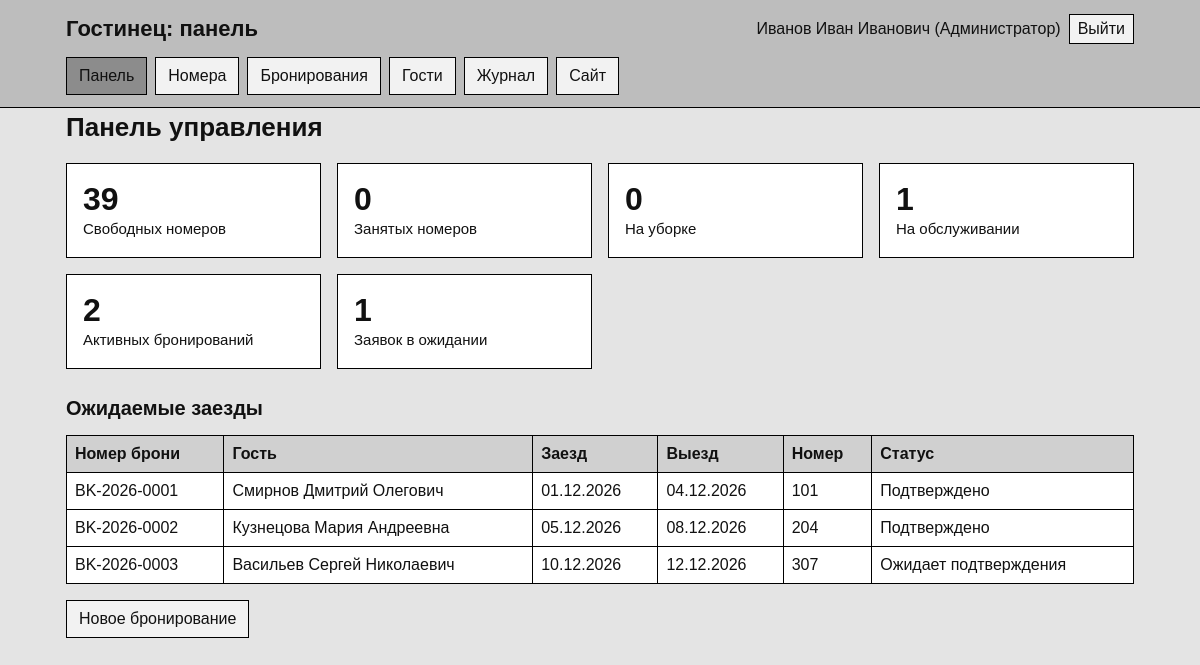
Page /admin/ (signed in) on the committed database.
### tables this page shows
CREATE TABLE room_categories (
    id INT AUTO_INCREMENT PRIMARY KEY,
    code VARCHAR(20) NOT NULL UNIQUE,
    name VARCHAR(100) NOT NULL,
    description TEXT,
    capacity TINYINT NOT NULL,
    CONSTRAINT chk_capacity CHECK (capacity > 0)
);

CREATE TABLE bookings (
    id BIGINT AUTO_INCREMENT PRIMARY KEY,
    booking_number VARCHAR(30) NOT NULL UNIQUE,

    guest_id BIGINT NOT NULL,
    room_id INT DEFAULT NULL,
    category_id INT NOT NULL,

    check_in DATE NOT NULL,
    check_out DATE NOT NULL,

    price_per_night DECIMAL(10,2) NOT NULL,
    total_price DECIMAL(10,2) NOT NULL,

    status_code VARCHAR(30) NOT NULL,

    created_by INT DEFAULT NULL,
    created_at TIMESTAMP DEFAULT CURRENT_TIMESTAMP,
updated_at TIMESTAMP DEFAULT CURRENT_TIMESTAMP
        ON UPDATE CURRENT_TIMESTAMP,

    CONSTRAINT fk_bookings_guest
        FOREIGN KEY (guest_id)
        REFERENCES guests(id)
        ON DELETE RESTRICT,

    CONSTRAINT fk_bookings_room
        FOREIGN KEY (room_id)
        REFERENCES rooms(id)
        ON DELETE RESTRICT,

    CONSTRAINT fk_bookings_category
        FOREIGN KEY (category_id)
        REFERENCES room_categories(id)
        ON DELETE RESTRICT,

    CONSTRAINT fk_bookings_status
        FOREIGN KEY (status_code)
        REFERENCES booking_statuses(code)
        ON DELETE RESTRICT,

    CONSTRAINT fk_bookings_user
        FOREIGN KEY (created_by)
        REFERENCES users(id)
        ON DELETE SET NULL,

    CONSTRAINT chk_booking_dates
        CHECK (check_out > check_in),

    CONSTRAINT chk_booking_prices
        CHECK (
            price_per_night > 0
            AND total_price >= 0
        ),

    INDEX idx_bookings_guest (guest_id),
    INDEX idx_bookings_room (room_id),
    INDEX idx_bookings_dates (check_in, check_out),
    INDEX idx_bookings_status (status_code)
);

CREATE TABLE guests (
    id BIGINT AUTO_INCREMENT PRIMARY KEY,
    full_name VARCHAR(150) NOT NULL,
    phone VARCHAR(30) NOT NULL,
    email VARCHAR(150),
    created_at TIMESTAMP DEFAULT CURRENT_TIMESTAMP,

    INDEX idx_guests_name (full_name),
    INDEX idx_guests_phone (phone)
);

CREATE TABLE rooms (
    id INT AUTO_INCREMENT PRIMARY KEY,
    room_number VARCHAR(10) NOT NULL UNIQUE,
    floor_id INT NOT NULL,
    category_id INT NOT NULL,
    status_code VARCHAR(30) NOT NULL,
    description TEXT,

    CONSTRAINT fk_rooms_floor
        FOREIGN KEY (floor_id)
        REFERENCES floors(id)
        ON DELETE RESTRICT,

    CONSTRAINT fk_rooms_category
        FOREIGN KEY (category_id)
        REFERENCES room_categories(id)
        ON DELETE RESTRICT,

    CONSTRAINT fk_rooms_status
        FOREIGN KEY (status_code)
        REFERENCES room_statuses(code)
        ON DELETE RESTRICT,

    INDEX idx_rooms_floor (floor_id),
    INDEX idx_rooms_category (category_id),
    INDEX idx_rooms_status (status_code)
);

CREATE TABLE booking_statuses (
    code VARCHAR(30) PRIMARY KEY,
    name VARCHAR(100) NOT NULL
);

### app/Helpers/View.php (called while the page is built, shortened)
<?php
class View
{
    public static function render(string $view, array $data = [], string $layout = 'public'): void
    {
        extract($data);
        require BASE_PATH . '/views/' . $view . '.php';
        $content = ob_get_clean();
        require BASE_PATH . '/views/layouts/' . $layout . '.php';
    }
}

### app/Controllers/Controller.php (called while the page is built, shortened)
<?php
abstract class Controller
{
    protected array $user;
    public function __construct(array $user = [])
    {
        $this->user = $user;
    }
    protected function view(string $name, array $data = [], string $layout = 'admin'): void
    {
        View::render($name, $data + ['user' => $this->user], $layout);
    }
}

### app/Controllers/DashboardController.php (called while the page is built)
<?php
class DashboardController extends Controller
{
    public function index(): void
    {
        $this->view('admin/dashboard', [
            'title' => 'Панель управления',
            'rooms' => Room::counts(),
            'bookings' => Booking::counts(),
            'upcoming' => Booking::upcoming(10),
        ]);
    }
}

### public/admin/index.php (called while the page is built, shortened)
<?php
$user = AuthMiddleware::user();
$staff = ['administrator', 'manager'];
$manager = ['manager'];
$routes = [
    'dashboard' => ['DashboardController', 'index', []],
    'rooms' => ['RoomController', 'index', []],
    'room_status' => ['RoomController', 'status', []],
    'bookings' => ['BookingController', 'index', $staff],
    'booking_new' => ['BookingController', 'create', $staff],
    'booking_edit' => ['BookingController', 'edit', $staff],
    'booking_action' => ['BookingController', 'action', $staff],
    'guests' => ['GuestController', 'index', $staff],
    'guest' => ['GuestController', 'show', $staff],
    'tariffs' => ['TariffController', 'index', $manager],
    'tariff_update' => ['TariffController', 'update', $manager],
    'employees' => ['EmployeeController', 'index', $manager],
    'employee_toggle' => ['EmployeeController', 'toggle', $manager],
    'audit' => ['AuditController', 'index', $staff],
];
$page = query('page') ?: 'dashboard';
[$class, $method, $roles] = $routes[$page];
(new $class($user))->$method();

### app/Helpers/functions.php (called while the page is built, shortened)
<?php
function e($value): string
{
    return htmlspecialchars((string) $value, ENT_QUOTES, 'UTF-8');
}
function date_ru(?string $date): string
{
    return $date ? date('d.m.Y', strtotime($date)) : '—';
}
function query(string $key): string
{
    return trim((string) ($_GET[$key] ?? ''));
}
function role_name(string $role): string
{
    $names = [
        'administrator' => 'Администратор',
        'manager' => 'Управляющий',
        'housekeeping' => 'Персонал',
    ];
    return $names[$role] ?? $role;
}

### app/Helpers/BDHelper.php (called while the page is built, shortened)
<?php
class BDHelper
{
    private static ?PDO $connection = null;
    public static function getConnection(): PDO
    {
        if (self::$connection === null) {
            $config = require BASE_PATH . '/config/database.php';
            $dsn = "mysql:host={$config['host']};port={$config['port']};dbname={$config['name']};charset=utf8mb4";
            self::$connection = new PDO($dsn, $config['user'], $config['pass'], [
                PDO::ATTR_ERRMODE => PDO::ERRMODE_EXCEPTION,
                PDO::ATTR_DEFAULT_FETCH_MODE => PDO::FETCH_ASSOC,
                PDO::ATTR_EMULATE_PREPARES => false,
            ]);
        }
        return self::$connection;
    }
    public static function run(string $sql, array $params = []): PDOStatement
    {
        $statement = self::getConnection()->prepare($sql);
        $statement->execute($params);
        return $statement;
    }
    public static function all(string $sql, array $params = []): array
    {
        return self::run($sql, $params)->fetchAll();
    }
}

### app/Models/Booking.php (called while the page is built, shortened)
<?php
class Booking
{
    public static function upcoming(int $limit): array
    {
        return BDHelper::all(
            self::SELECT . " WHERE b.status_code IN ('pending', 'confirmed') AND b.check_in >= CURDATE()
             ORDER BY b.check_in LIMIT " . (int) $limit
        );
    }
}

### views/admin/dashboard.php (the view, shortened to what this page needs)
<h1>Панель управления</h1>
<div class="grid">
    <section class="panel stat"><b><?= e($rooms['available'] ?? 0) ?></b>Свободных номеров</section>
    <section class="panel stat"><b><?= e($rooms['occupied'] ?? 0) ?></b>Занятых номеров</section>
    <section class="panel stat"><b><?= e($rooms['cleaning'] ?? 0) ?></b>На уборке</section>
    <section class="panel stat"><b><?= e($rooms['maintenance'] ?? 0) ?></b>На обслуживании</section>
    <section class="panel stat"><b><?= e(($bookings['confirmed'] ?? 0) + ($bookings['checked_in'] ?? 0)) ?></b>Активных бронирований</section>
    <section class="panel stat"><b><?= e($bookings['pending'] ?? 0) ?></b>Заявок в ожидании</section>
</div>
<?php if (in_array($user['role'], ['administrator', 'manager'], true)): ?>
    <h2>Ожидаемые заезды</h2>
    <div class="table-wrap">
        <table>
            <tr><th>Номер брони</th><th>Гость</th><th>Заезд</th><th>Выезд</th><th>Номер</th><th>Статус</th></tr>
            <?php foreach ($upcoming as $booking): ?>
                <tr>
                    <td><?= e($booking['booking_number']) ?></td>
                    <td><?= e($booking['guest_name']) ?></td>
                    <td><?= e(date_ru($booking['check_in'])) ?></td>
                    <td><?= e(date_ru($booking['check_out'])) ?></td>
                    <td><?= e($booking['room_number'] ?? $booking['category_name']) ?></td>
                    <td><?= e($booking['status_name']) ?></td>
                </tr>
            <?php endforeach; ?>
        </table>
    </div>
    <a class="button" href="/admin/?page=booking_new">Новое бронирование</a>
<?php endif; ?>

### views/layouts/admin.php (shortened to what this page needs)
<?php
$role = $user['role'];
$page = query('page') ?: 'dashboard';
$links = [
    ['dashboard', 'Панель', ['administrator', 'manager', 'housekeeping']],
    ['rooms', 'Номера', ['administrator', 'manager', 'housekeeping']],
    ['bookings', 'Бронирования', ['administrator', 'manager']],
    ['guests', 'Гости', ['administrator', 'manager']],
    ['tariffs', 'Тарифы', ['manager']],
    ['employees', 'Сотрудники', ['manager']],
    ['audit', 'Журнал', ['administrator', 'manager']],
];
?>
<!DOCTYPE html>
<html lang="ru">
<head>
<link rel="stylesheet" href="/assets/css/style.css">
</head>
<body>
<header class="site-header">
    <div class="container bar">
        <a class="brand" href="/admin/">Гостинец: панель</a>
        <div class="user-box">
            <span><?= e($user['name']) ?> (<?= e(role_name($role)) ?>)</span>
            <form method="post" action="/login.php?action=logout" class="inline">
                <button type="submit">Выйти</button>
            </form>
        </div>
    </div>
    <div class="container">
        <nav class="admin-nav">
            <?php foreach ($links as [$key, $label, $roles]): ?>
                <?php if (in_array($role, $roles, true)): ?>
                    <a href="/admin/?page=<?= e($key) ?>"<?= $page === $key ? ' class="active"' : '' ?>><?= e($label) ?></a>
                <?php endif; ?>
            <?php endforeach; ?>
            <a href="/">Сайт</a>
        </nav>
    </div>
</header>
<main class="container">
    <?= $content ?>
</main>
</body>
</html>

### public/assets/css/style.css (style rules this page uses)
* { box-sizing: border-box; border-radius: 0; }
body { margin: 0; font-family: Arial, Helvetica, sans-serif; font-size: 16px; line-height: 1.5; color: #111; background: #e4e4e4; }
a { color: #111; }
h1 { margin: 0 0 16px; font-size: 26px; }
h2 { margin: 24px 0 12px; font-size: 20px; }
.container { max-width: 1100px; margin: 0 auto; padding: 0 16px; }
.site-header { background: #bdbdbd; border-bottom: 1px solid #000; }
.bar { display: flex; flex-wrap: wrap; align-items: center; justify-content: space-between; gap: 8px 24px; padding-top: 12px; padding-bottom: 12px; }
.brand { font-size: 22px; font-weight: bold; text-decoration: none; }
nav, .user-box, .toolbar, .tabs, .actions { display: flex; flex-wrap: wrap; align-items: center; gap: 8px; }
.admin-nav { padding-bottom: 12px; }
nav a, .button, button { display: inline-block; padding: 6px 12px; background: #f2f2f2; border: 1px solid #000; color: #111; font: inherit; text-decoration: none; cursor: pointer; appearance: none; }
nav a.active, .tabs button.active { background: #8c8c8c; }
main { padding-top: 24px; padding-bottom: 32px; }
.panel { margin-bottom: 16px; padding: 16px; background: #fff; border: 1px solid #000; }
.grid { display: grid; grid-template-columns: repeat(auto-fit, minmax(240px, 1fr)); gap: 16px; margin-bottom: 16px; }
.grid .panel { margin-bottom: 0; }
.stat { font-size: 15px; }
.stat b { display: block; font-size: 32px; line-height: 1.2; }
.table-wrap { margin-bottom: 16px; overflow-x: auto; }
table { width: 100%; border-collapse: collapse; background: #fff; }
th, td { padding: 6px 8px; border: 1px solid #000; text-align: left; vertical-align: top; }
th { background: #d0d0d0; }
form.inline { display: inline-block; margin: 0; }
form.inline button, .actions .button { padding: 2px 8px; }

### rows in the picture
room_categories: capacity "2"
bookings: booking_number "BK-2026-0001", guest.full_name "Смирнов Дмитрий Олегович", check_in "01.12.2026", check_out "04.12.2026", room.room_number "101", status_code.name "Подтверждено"
bookings: booking_number "BK-2026-0002", guest.full_name "Кузнецова Мария Андреевна", check_in "05.12.2026", check_out "08.12.2026", room.room_number "204", status_code.name "Подтверждено"
bookings: booking_number "BK-2026-0003", guest.full_name "Васильев Сергей Николаевич", check_in "10.12.2026", check_out "12.12.2026", room.room_number "307", status_code.name "Ожидает подтверждения"

### other values in the picture
$user['name'] "Иванов Иван Иванович"
role_name($role) "Администратор"
$label "Панель"
$label "Номера"
$label "Бронирования"
$label "Гости"
$label "Журнал"
$rooms['available'] "39"
$rooms['occupied'] "0"
$rooms['cleaning'] "0"
$rooms['maintenance'] "1"
$bookings['pending'] "1"
